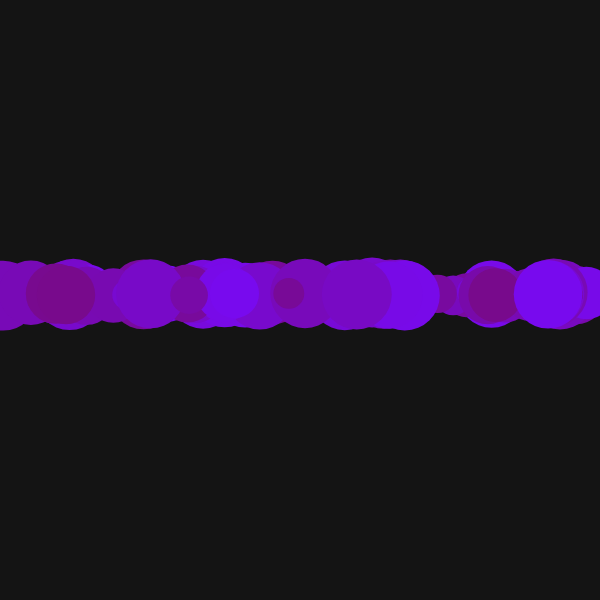
Frame 1 (no input)
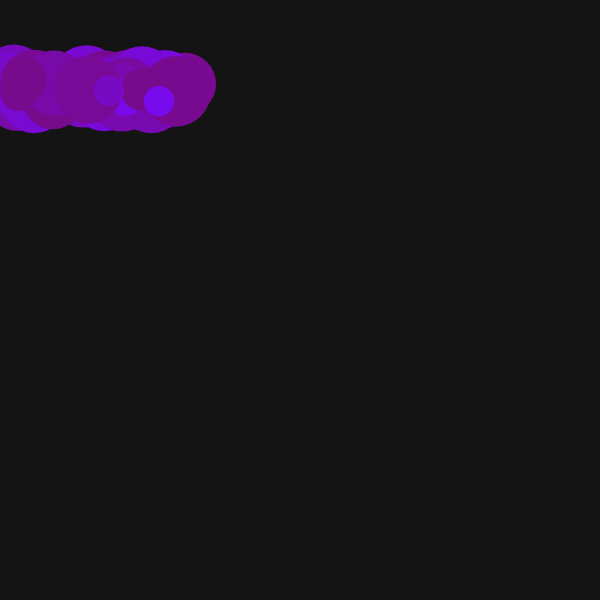
Frame 60 (no input)
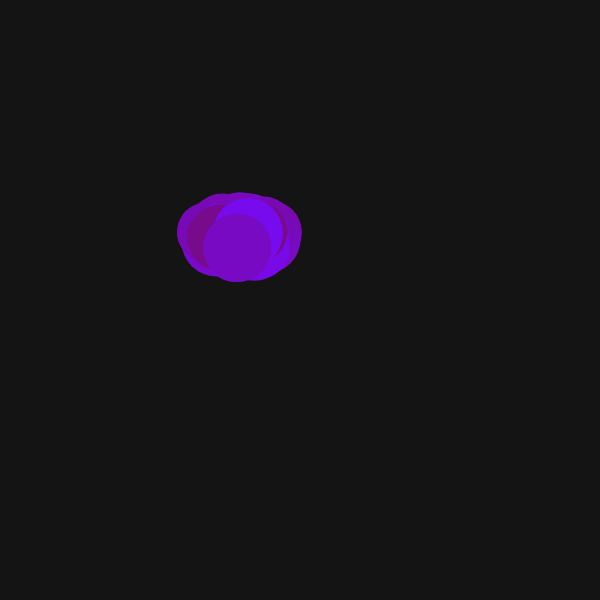
Frame 120 (the mouse pressed at the canvas centre since frame 60)

The p5.js sketch that drew these frames (run headless with seeded random() and noise() and a simulated clock; from frame 60 on, the mouse is pressed at the canvas centre):

// p5.js sketch
// ── sketch.js
let balls = [];
let numberOfBalls = 100; // You can increase this up to 500-5000 as in class

function setup() {
  createCanvas(600, 600);

  for (let i = 0; i < numberOfBalls; i++) {
    let ballX = random(0, width);
    let ballY = 300;
    let ballColor = color(120, 10, 140 + random(0, 100));
    let ballR = 25;
    let ball = new Ball(ballX, ballY, ballColor, ballR);
    balls.push(ball);
  }
}

function draw() {
  background(20);

  // Call change() for every ball, every frame
  for (let ball of balls) {
    ball.change(2);
  }
}

class Ball {
  constructor(x, y, c, r) {
    this.x = x;
    this.y = y;
    this.color = c;
    this.r = r;
    this.baseR = r; // Stores initial radius for pulsing
    this.offset = random(TWO_PI); // Gives each ball an individual pulse rhythm
  }

  // Master method that runs all behaviors, then draws the ball
  change(byHowMuch) {
    this.changeSize(byHowMuch);
    this.move(byHowMuch);

    // Call your two new methods before show()
    this.followMouse(0.02);
    this.pulse(10);

    this.show();
  }

  // Method 1: Smoothly slides the ball toward the mouse cursor
  followMouse(speed) {
    this.x = lerp(this.x, mouseX, speed);
    this.y = lerp(this.y, mouseY, speed);
  }

  // Method 2: Makes the ball breathe in and out using a smooth sine wave
  pulse(amplitude) {
    this.r = max(
      2,
      this.baseR + amplitude * sin(frameCount * 0.05 + this.offset),
    );
  }

  changeSize(byHowMuch) {
    this.r += random(-byHowMuch, byHowMuch);
    this.r = max(2, this.r);
  }

  move(byHowMuch) {
    this.x += random(-byHowMuch, byHowMuch);
    this.y += random(-byHowMuch, byHowMuch);
  }

  show() {
    fill(this.color);
    noStroke();
    circle(this.x, this.y, this.r * 2);
  }
}
